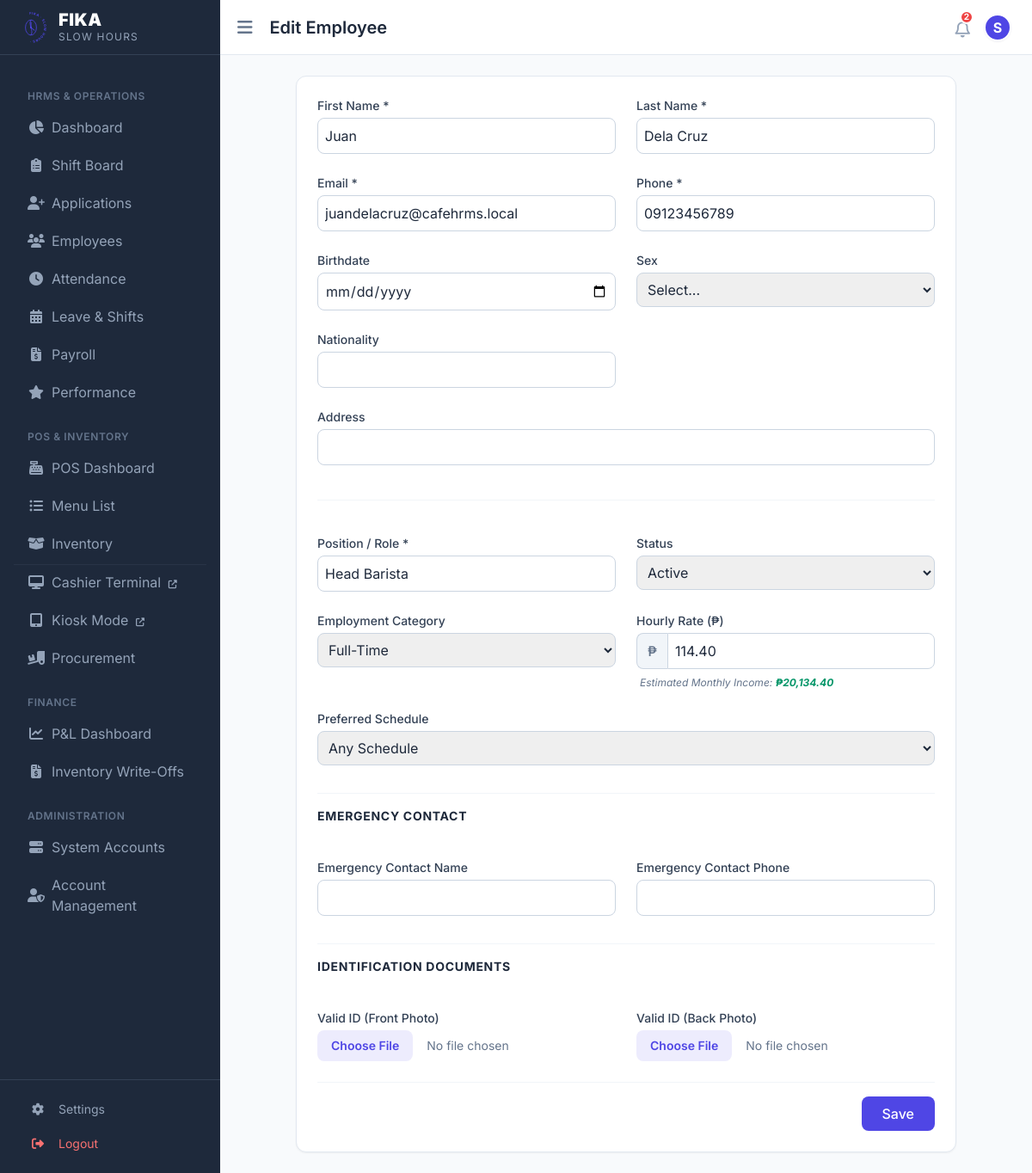
/cafe_hrms/employee_form.php?id=1 (signed in), run on the app's committed database.
### tables this page shows
CREATE TABLE `employees` (
  `id` int NOT NULL,
  `employee_id` varchar(80) NOT NULL,
  `first_name` varchar(150) DEFAULT NULL,
  `last_name` varchar(150) DEFAULT NULL,
  `email` varchar(255) NOT NULL,
  `phone` varchar(50) DEFAULT NULL,
  `position` varchar(120) DEFAULT NULL,
  `department` varchar(120) DEFAULT NULL,
  `employment_type` varchar(50) DEFAULT NULL,
  `status` varchar(50) NOT NULL DEFAULT 'Active',
  `sick_leave_balance` int NOT NULL DEFAULT '14',
  `termination_reason` varchar(100) DEFAULT NULL,
  `termination_details` text,
  `termination_date` date DEFAULT NULL,
  `date_hired` date DEFAULT NULL,
  `birthday` date DEFAULT NULL,
  `hourly_rate` decimal(12,2) NOT NULL DEFAULT '0.00',
  `last_raise_date` date DEFAULT NULL,
  `last_bonus_date` date DEFAULT NULL,
  `address` text,
  `emergency_contact` varchar(200) DEFAULT NULL,
  `bank_account` varchar(120) DEFAULT NULL,
  `tin` varchar(50) DEFAULT NULL,
  `sss` varchar(50) DEFAULT NULL,
  `philhealth` varchar(50) DEFAULT NULL,
  `pagibig` varchar(50) DEFAULT NULL,
  `government_ids` varchar(255) DEFAULT NULL,
  `photo` varchar(500) DEFAULT NULL,
  `created_at` datetime DEFAULT CURRENT_TIMESTAMP,
  `emergency_contact_name` varchar(255) DEFAULT NULL,
  `emergency_contact_phone` varchar(50) DEFAULT NULL,
  `valid_id_back_photo` varchar(500) DEFAULT NULL,
  `valid_id_photo` varchar(500) DEFAULT NULL,
  `education_level` varchar(50) DEFAULT NULL,
  `school_name` varchar(150) DEFAULT NULL,
  `school_address` varchar(255) DEFAULT NULL,
  `year_graduated` varchar(20) DEFAULT NULL,
  `education_status` varchar(50) DEFAULT NULL,
  `course_diploma` varchar(150) DEFAULT NULL,
  `employment_category` varchar(50) DEFAULT 'Full-Time',
  `birthdate` date DEFAULT NULL,
  `sex` varchar(20) DEFAULT '',
  `nationality` varchar(100) DEFAULT '',
  `preferred_schedule` varchar(50) DEFAULT 'Any',
  `branch_id` int DEFAULT NULL,
  `employment_status` enum('Trainee','Probationary','Regular') NOT NULL DEFAULT 'Regular'
);

### cafe_hrms/functions.php (called while the page is built, shortened)
<?php
function h($value) {
    return htmlspecialchars((string)$value, ENT_QUOTES, 'UTF-8');
}

### cafe_hrms/employee_form.php (the view, shortened to what this page needs)
<?php
require_once __DIR__ . '/init.php';
$id = isset($_GET['id']) ? (int)$_GET['id'] : 0;
$modal = isset($_GET['modal']) ? (int)$_GET['modal'] : 0;
$employee = [
    'id' => 0,
    'first_name' => '',
    'last_name' => '',
    'email' => '',
    'phone' => '',
    'position' => '',
    'status' => 'Active',
    'employment_category' => 'Full-Time',
    'hourly_rate' => 0,
    'birthdate' => '',
    'address' => '',
    'sex' => '',
    'nationality' => '',
    'emergency_contact_name' => '',
    'emergency_contact_phone' => '',
    'valid_id_photo' => '',
    'valid_id_back_photo' => ''
];
if ($id) {
    $stmt = $pdo->prepare('SELECT * FROM employees WHERE id = ?');
    $stmt->execute([$id]);
    $existing = $stmt->fetch();
    if ($existing) $employee = $existing;
}
require_once __DIR__ . '/includes/header.php';
?>
<div class="max-w-3xl mx-auto">
    <form autocomplete="off" method="POST" enctype="multipart/form-data" autocomplete="off" class="bg-white <?= $modal ? '' : 'rounded-xl shadow-sm border border-slate-200' ?> p-6 space-y-6">
        <div class="grid grid-cols-1 md:grid-cols-2 gap-6">
            <div>
                <label class="block text-sm font-medium text-slate-700 mb-1">First Name *</label>
                <input type="text" name="first_name" required minlength="2" value="<?= h($employee['first_name']) ?>" class="w-full rounded-lg border-slate-300 p-2 border focus:ring-primary">
            </div>
            <div>
                <label class="block text-sm font-medium text-slate-700 mb-1">Last Name *</label>
                <input type="text" name="last_name" required minlength="2" value="<?= h($employee['last_name']) ?>" class="w-full rounded-lg border-slate-300 p-2 border focus:ring-primary">
            </div>
            <div>
                <label class="block text-sm font-medium text-slate-700 mb-1">Email *</label>
                <input type="email" name="email" required value="<?= h($employee['email']) ?>" class="w-full rounded-lg border-slate-300 p-2 border focus:ring-primary">
            </div>
            <div>
                <label class="block text-sm font-medium text-slate-700 mb-1">Phone *</label>
                <input type="tel" name="phone" required value="<?= h($employee['phone']) ?>" class="w-full rounded-lg border-slate-300 p-2 border focus:ring-primary">
            </div>
            <div>
                <label class="block text-sm font-medium text-slate-700 mb-1">Birthdate</label>
                <input type="date" name="birthdate" value="<?= h($employee['birthdate'] ?? '') ?>" class="w-full rounded-lg border-slate-300 p-2 border focus:ring-primary">
            </div>
            <div>
                <label class="block text-sm font-medium text-slate-700 mb-1">Sex</label>
                <select name="sex" class="w-full rounded-lg border-slate-300 p-2 border focus:ring-primary">
                    <option value="">Select...</option>
                </select>
            </div>
            <div>
                <label class="block text-sm font-medium text-slate-700 mb-1">Nationality</label>
                <input type="text" name="nationality" value="<?= h($employee['nationality'] ?? '') ?>" class="w-full rounded-lg border-slate-300 p-2 border focus:ring-primary">
            </div>
            <div class="md:col-span-2">
                <label class="block text-sm font-medium text-slate-700 mb-1">Address</label>
                <input type="text" name="address" value="<?= h($employee['address'] ?? '') ?>" class="w-full rounded-lg border-slate-300 p-2 border focus:ring-primary">
            </div>
            <div class="md:col-span-2 border-t border-slate-100 my-4"></div>
            <div>
                <label class="block text-sm font-medium text-slate-700 mb-1">Position / Role *</label>
                <input type="text" name="position" required value="<?= h($employee['position']) ?>" class="w-full rounded-lg border-slate-300 p-2 border focus:ring-primary">
            </div>
            <div>
                <label class="block text-sm font-medium text-slate-700 mb-1">Status</label>
                <select name="status" class="w-full rounded-lg border-slate-300 p-2 border focus:ring-primary">
                    <?php foreach(['Active', 'Probationary', 'Regular', 'Trainee', 'Archived'] as $st): ?>
                        <option value="<?= $st ?>" <?= $employee['status'] === $st ? 'selected' : '' ?>><?= $st ?></option>
                    <?php endforeach; ?>
                </select>
            </div>
            <div>
                <label class="block text-sm font-medium text-slate-700 mb-1">Employment Category</label>
                <select name="employment_category" id="empCategorySelect" class="w-full rounded-lg border-slate-300 p-2 border focus:ring-primary">
                    <option value="Full-Time" <?= ($employee['employment_category'] ?? '') === 'Full-Time' ? 'selected' : '' ?>>Full-Time</option>
                </select>
            </div>
            <div>
                <label id="salaryLabel" class="block text-sm font-medium text-slate-700 mb-1">Hourly Rate (₱)</label>
                <div class="flex">
                    <span class="inline-flex items-center px-3 rounded-l-lg border border-r-0 border-slate-300 bg-slate-100 text-slate-500 font-medium">₱</span>
                    <input type="text" name="hourly_rate" id="employeeHourlyRate" value="<?= ($employee['hourly_rate'] ?? 0) > 0 ? h(number_format($employee['hourly_rate'], 2)) : '' ?>" placeholder="0.00" class="w-full rounded-r-lg border-slate-300 p-2 border focus:ring-primary"
                           onblur="formatSalary(this)" onfocus="unformatSalary(this)" onclick="unformatSalary(this)"
                           oninput="limitSalaryInput(this); updateEmployeeProjection();">
                </div>
                <p id="employeeProjectionText" class="text-xs text-slate-500 mt-2 ml-1 italic"></p>
            </div>
            <div class="md:col-span-2">
                <label class="block text-sm font-medium text-slate-700 mb-1">Preferred Schedule</label>
                <?php $currSched = $employee['preferred_schedule'] ?? 'Any'; ?>
                <select name="preferred_schedule" class="w-full rounded-lg border-slate-300 p-2 border focus:ring-primary">
                    <option value="Any" <?= $currSched === 'Any' ? 'selected' : '' ?>>Any Schedule</option>
                </select>
            </div>
            <div class="md:col-span-2 pt-4 border-t border-slate-100 mt-2">
                <h3 class="text-sm font-bold text-slate-800 mb-4 uppercase tracking-wider">Emergency Contact</h3>
            </div>
            <div>
                <label class="block text-sm font-medium text-slate-700 mb-1">Emergency Contact Name</label>
                <input type="text" name="emergency_contact_name" value="<?= h($employee['emergency_contact_name']) ?>" class="w-full rounded-lg border-slate-300 p-2 border focus:ring-primary">
            </div>
            <div>
                <label class="block text-sm font-medium text-slate-700 mb-1">Emergency Contact Phone</label>
                <input type="text" name="emergency_contact_phone" value="<?= h($employee['emergency_contact_phone']) ?>" class="w-full rounded-lg border-slate-300 p-2 border focus:ring-primary">
            </div>
            <div class="md:col-span-2 pt-4 border-t border-slate-100 mt-2">
                <h3 class="text-sm font-bold text-slate-800 mb-4 uppercase tracking-wider">Identification Documents</h3>
            </div>
            <div>
                <label class="block text-sm font-medium text-slate-700 mb-1">Valid ID (Front Photo)</label>
                <input type="file" name="valid_id_photo" accept="image/*" class="w-full text-sm text-slate-500 file:mr-4 file:py-2 file:px-4 file:rounded-lg file:border-0 file:text-sm file:font-semibold file:bg-primary/10 file:text-primary hover:file:bg-primary/20 transition-colors">
            </div>
            <div>
                <label class="block text-sm font-medium text-slate-700 mb-1">Valid ID (Back Photo)</label>
                <input type="file" name="valid_id_back_photo" accept="image/*" class="w-full text-sm text-slate-500 file:mr-4 file:py-2 file:px-4 file:rounded-lg file:border-0 file:text-sm file:font-semibold file:bg-primary/10 file:text-primary hover:file:bg-primary/20 transition-colors">
            </div>
        </div>
        <div class="flex justify-end pt-4 border-t border-slate-100">
            <button type="submit" class="bg-primary text-white px-6 py-2 rounded-lg font-medium hover:bg-indigo-700">Save</button>
        </div>
    </form>
</div>
<?php require_once __DIR__ . '/includes/footer.php'; ?>

### cafe_hrms/includes/header.php (style rules this page uses)
body { font-family: 'Inter', sans-serif; background-color: #f8fafc; }

### data on the page
employees: first_name "Juan", last_name "Dela Cruz", email "juandelacruz@cafehrms.local", phone "09123456789", position "Head Barista", status "Active", employment_category "Full-Time", hourly_rate "114.40", preferred_schedule "Any Schedule"

### other printed values
$pageTitle "Edit Employee"
$unreadCount "2"
substr(current_user()['name'] ?? 'U', 0, 1) "S"
